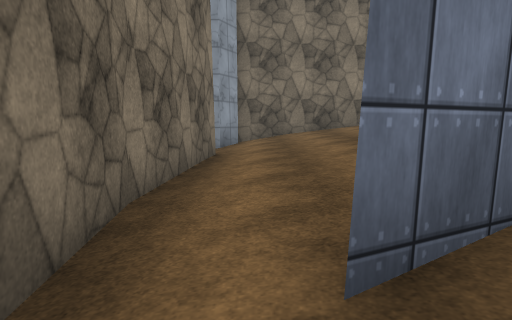
view 1 (above)

17 first-person views from a walk through a scene from a Unity 3-D project. The camera is 1.3 m above the floor, tilts 6° down and sees 75° across. The floor is counted in squares, 2 m on a side. Each view is taken from the middle of a square. On the plan, view 1 faces up. The plan holds only what a view shows up to about 10 squares ahead; the rest is blank. The place goes on beyond the plan. Some surface patterns are stand-ins.

view 2
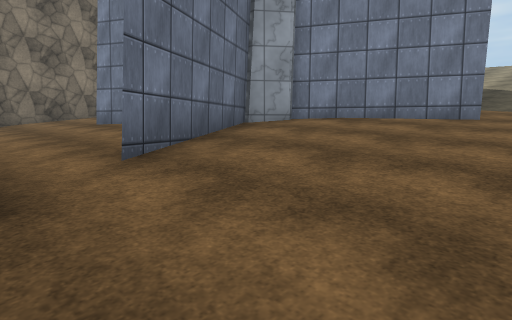

view 3
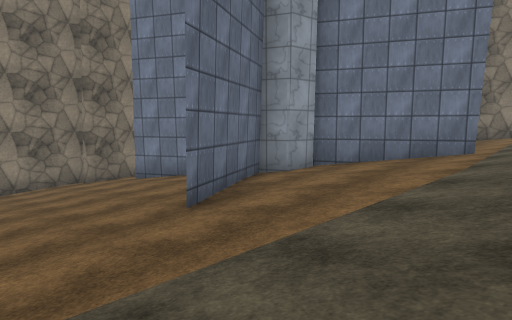

view 4
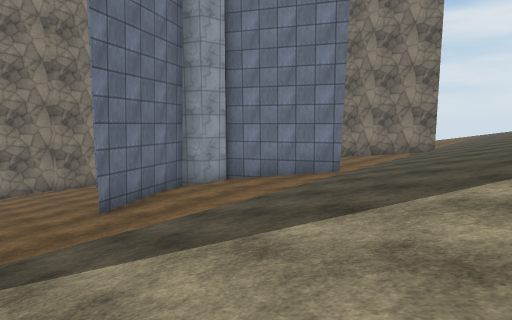

view 5
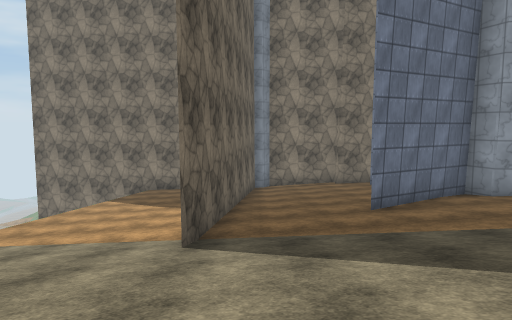

view 6
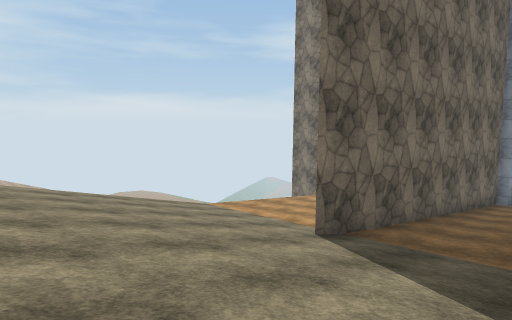

view 7
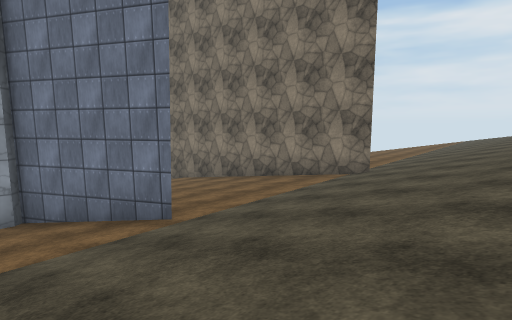

view 8
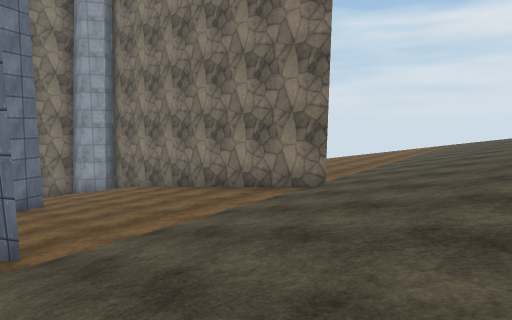

view 9
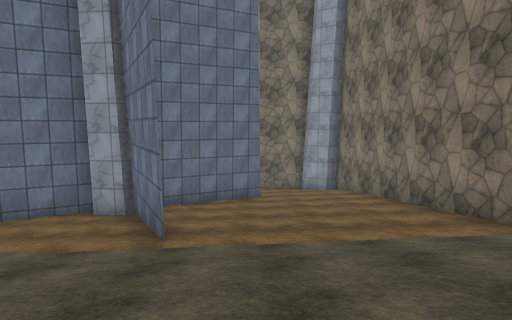

view 10
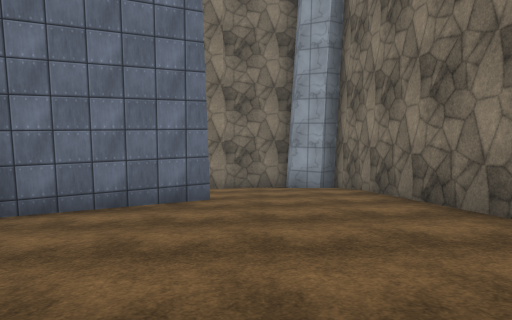

view 11
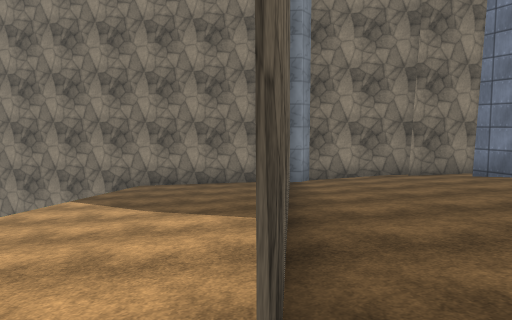

view 12
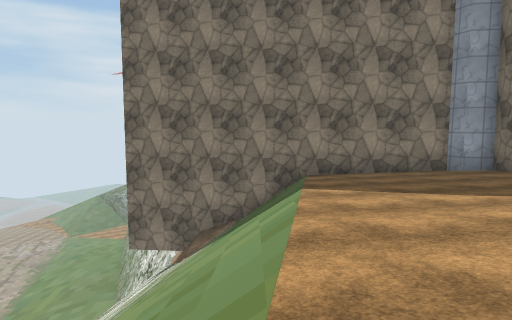

view 13
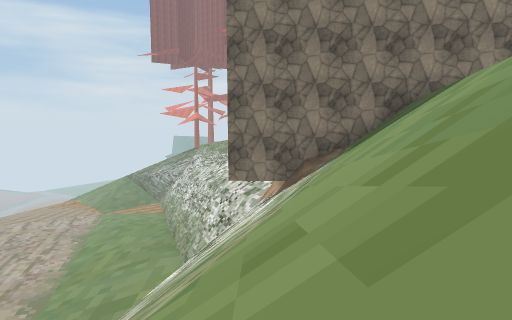

view 14
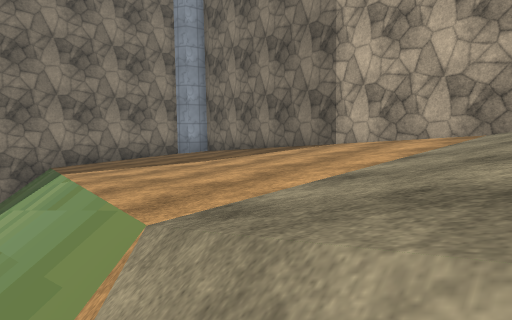

view 15
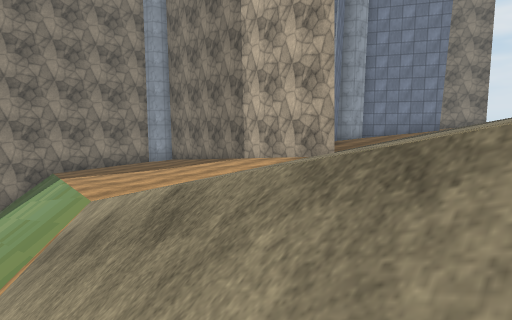

view 16
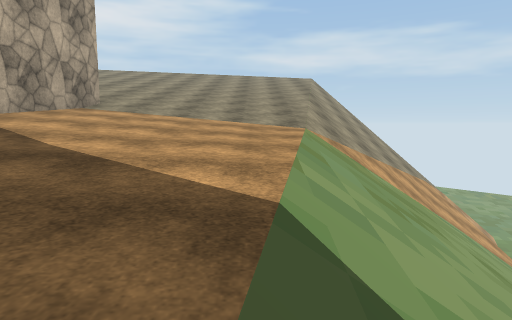

view 17
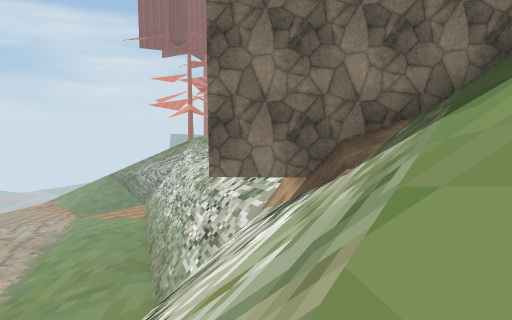

### Floor plan
Key: @ floor where view 1 was taken; # wall or solid block; . main floor; - floor 0.75 m lower than the main floor; : floor 1 m higher than the main floor; _ floor 1.5 m lower than the main floor; + floor 1.75 m higher than the main floor; < floor 2.25 m lower than the main floor; * floor 2.5 m higher than the main floor; / step, stairs or slope; v drop or lower ground.
Columns run from 7 left of view 1 to 12 right of it. Each row starts with its distance up from view 1.
 15                 +*
 14                +++*
 13               :+++*
 12               ::++*
 11               ::++*
 10           ######++*
  9       #####...::++*
  8      ##_--.....:+++*
  7      #__--.....:+++*
  6      ##_-#-....::++*
  5       #_-##....::++*
  4       #__-#.###.:++*
  3       #__-###...:++*
  2       #_####....:+++
  1       #___-##...::++
  0      ##@__--#....:++
 -1      #_____---...:++
 -2      #______--...:++
 -3      ######_---..::+
 -4      #<<__#####...:+
 -5      #<<<_____-...:+
 -6      #<<<_____--..:
 -7      #<<<<_____-..:
 -8      #//<<_____-..:
 -9      #////////_-...:
-10     ##//////////////
-11   v ##//////////////
-12 vvv##////////////
-13      v///////////
-14  #       v/  ////
-15 ##             //

Positions as (right, up) in squares from view 1, and headings:
1: (0, 0), facing up
2: (-1, -2), facing up-right
3: (9, -3), facing up-left
4: (12, -3), facing up-left
5: (12, -3), facing left
6: (12, -1), facing down-left
7: (12, 2), facing up-left
8: (12, 4), facing up-left
9: (12, 6), facing left
10: (8, 7), facing left
11: (8, -4), facing left
12: (7, -9), facing left
13: (7, -12), facing left
14: (8, -10), facing up-left
15: (12, -11), facing up-left
16: (-1, -8), facing right
17: (3, -12), facing left
